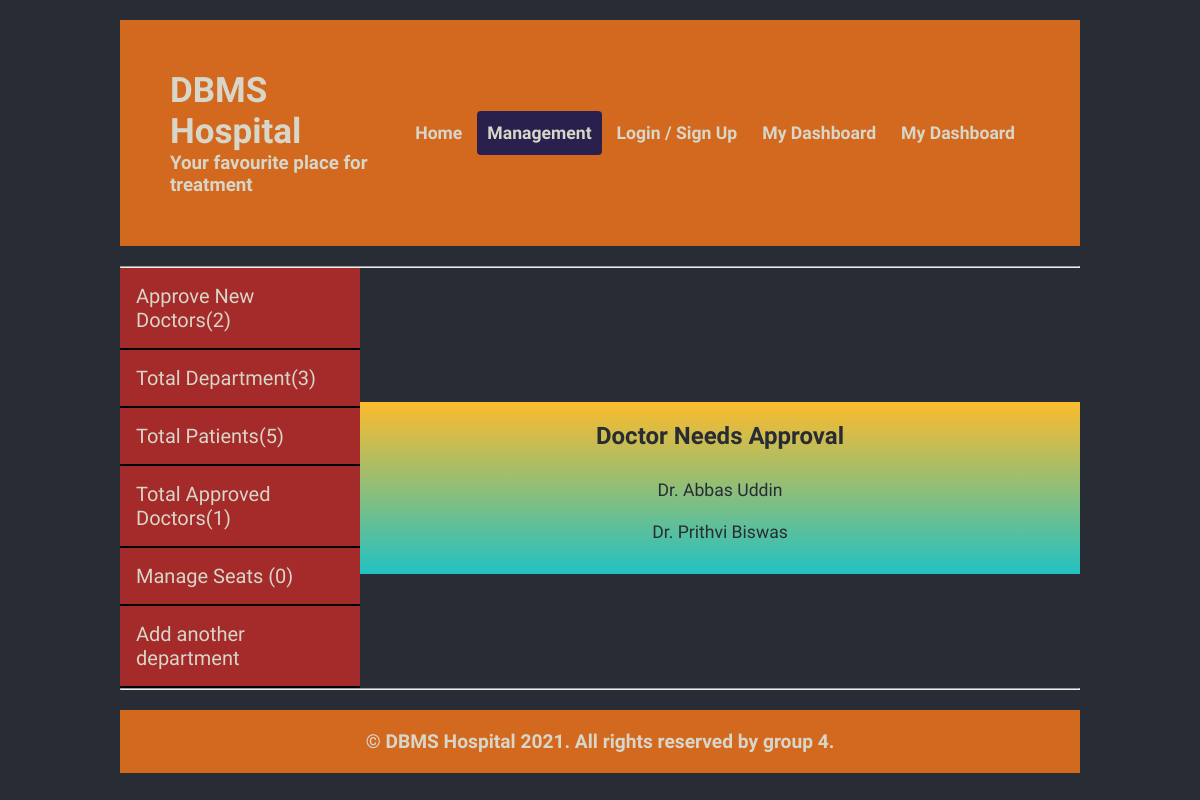
/management_dashboard.php, run on an earlier commit of the app's database.
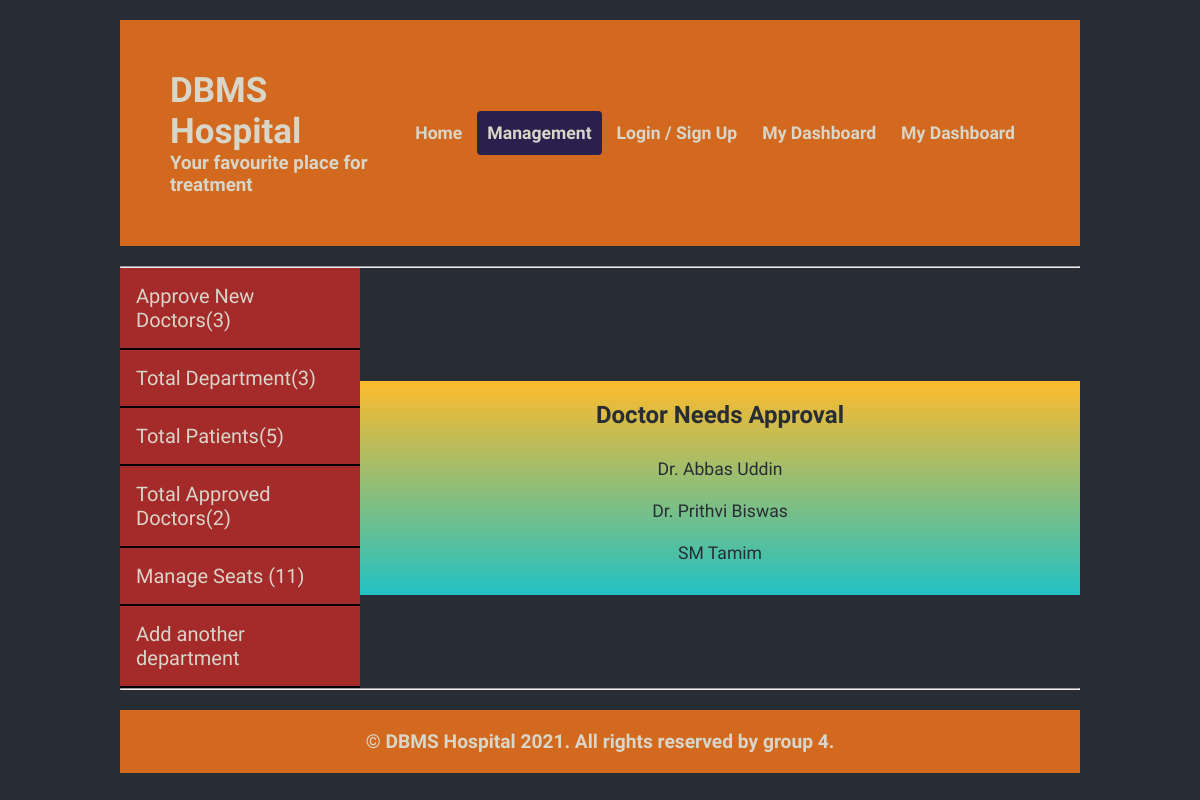
And on a later commit of the database.
### tables this page shows
CREATE TABLE IF NOT EXISTS `doctors` (
  `d_id` int(11) NOT NULL AUTO_INCREMENT,
  `d_email` varchar(25) NOT NULL,
  `d_name` varchar(30) NOT NULL,
  `d_contact` int(15) NOT NULL,
  `d_education` varchar(200) DEFAULT NULL,
  `d_routine` varchar(50) DEFAULT NULL,
  `d_password` varchar(35) NOT NULL,
  `d_approved` tinyint(1) NOT NULL DEFAULT '0',
  `d_department_id` int(5) DEFAULT NULL,
  PRIMARY KEY (`d_id`),
  UNIQUE KEY `username` (`d_email`)
);

### action.php (called while the page is built, shortened)
<?php
    include 'db_con.php';
    class Process extends Database{
        public function return_sql_result($table,$term="", $content="", $order_by_term="", $order_by_type="",$limit=""){
            $sql = "SELECT * FROM $table ";
            if(!empty($term)){
                $sql.="WHERE $term =$content";
            }
            if($order_by_type!= "" && $order_by_term!=""){
                $sql.= " ORDER BY ".$order_by_term." ".$order_by_type;
            }
            return mysqli_query($this->conn, $sql);
        }
    }
    $obj = new Process;

### db_con.php (called while the page is built, shortened)
<?php
    class Database{
        function __construct()
        {
            $this->conn = mysqli_connect(DB_HOST,DB_USER,DB_PASS,DB_NAME);
        }
    }
?>

### management_dashboard.php (the view, shortened to what this page needs)
<?php
    include 'action.php';
    $unap_doc_sql = $obj->return_sql_result("doctors", "d_approved", "0");
    $unapproved_doc_count = mysqli_num_rows($unap_doc_sql);
    $dep_sql = $obj->return_sql_result("departments", "", "", "dep_name", "ASC");
    $total_dept = mysqli_num_rows($dep_sql);
    $pat_sql = $obj->return_sql_result("patients");
    $total_patients = mysqli_num_rows($pat_sql);
    $doc_sql = $obj->return_sql_result("doctors","d_approved", 1);
    $doc_count = mysqli_num_rows($doc_sql);
    $booked_seat = $obj->return_sql_result("seat_booking", 'seat_status', 0);
    $booked_seat_count = mysqli_num_rows($booked_seat);
?>
<!DOCTYPE html>
<html lang="en">
<head>
    <link rel="stylesheet" href="assets/css/style.css">
</head>
<body>
    <div class="content_wrapper">
        <div class="wrapper">
            <header>
                <div class="logo">
                    <h2>DBMS Hospital</h2>
                    <h3>Your favourite place for treatment</h3>
                </div>
                <nav id="main_nav">
                    <ul class="nav_buttons">
                        <li><a href="index.php">Home
                        </a></li>
                        <li><a href="management_dashboard.php" class="active-main-nav">
                            Management
                        </a></li>
                        <li><a href="sign-in-or-sign-up.php">
                            Login / Sign Up
                        </a></li>
                        <li><a href="patient_dashbord.php">
                            My Dashboard
                        </a></li>
                        <li><a href="doctor_dashboard.php">
                            My Dashboard
                        </a></li>
                    </ul>
                </nav>
            </header>
        </div>
    </div>
    <div class="content_wrapper">
        <div class="wrapper">
            <hr>
            <section class="management_view">
                <nav class="secondary_nav">
                <ul>
                    <li><a href="#doctor_approval">
                        Approve New Doctors(<?php echo $unapproved_doc_count; ?>)</a>
                    </li>
                    <li>
                        <a href="#departments">
                            Total Department(<?php echo $total_dept; ?>)
                        </a>
                    </li>
                    <li>
                        <a href="#all_patitents">
                            Total Patients(<?php echo $total_patients; ?>)
                        </a>
                    </li>
                    <li>
                        <a href="#approved_doctors">
                            Total Approved Doctors(<?php echo $doc_count; ?>)
                        </a>
                    </li>
                    <li>
                        <a id="seat_management_tab" href="#seat_list_management">
                            Manage Seats (<span id="booked_seat_count"><?php echo $booked_seat_count; ?></span>)
                        </a>
                    </li>
                    <li>
                        <a href="#add_another_dept">
                            Add another department
                        </a>
                    </li>
                </ul>
                </nav>
            <div class="item_according_to_link">
                <div id="doctor_approval" class="single-item-design">
                    <h2>Doctor Needs Approval</h2>
                    <ul class="doctor_approval_list">
                        <?php
                            while($row = mysqli_fetch_assoc($unap_doc_sql)){
                                echo '<li><a href="doctor.php?doc_id=';
                                echo $row["d_id"];
                                echo '">'.$row["d_name"].'</a></li>';
                            }
                        ?>
                    </ul>
                </div>
            </div>
            </section>
            <hr>
        </div>
        </div>
    <?php
        include 'footer.php';
    ?>

### footer.php (shortened to what this page needs)
    <footer>
        <div class="content_wrapper">
            <div class="wrapper">
                <div class="copyright">
                    &copy; DBMS Hospital 2021. All rights reserved by group 4.
                </div>
            </div>
        </div>
    </footer>
    </body>
</html>

### assets/css/style.css (style rules this page uses)
* { margin: 0; padding: 0; box-sizing: border-box; font-family: 'Lobster Two', cursive; transition: all 0.5s ease; }
body { background-color: #282C34; color: #d8d5c9; overflow-x: hidden!important; }
.content_wrapper { width: 100%; margin-top: 20px; }
.wrapper { width: 80% ; margin: 0 auto; }
header { display: flex; justify-content: space-between; align-items: center; background-color: chocolate; padding: 50px; }
div.logo h2 { font-size: 35px; }
nav#main_nav ul.nav_buttons { display: flex; list-style-type: none; width: max-content; }
nav#main_nav ul.nav_buttons li { margin-right: 5px; }
nav#main_nav ul.nav_buttons li a { padding: 12px 10px; background-color: chocolate; text-decoration: none; color: #d8d5c9; font-weight: 700; font-size: 1.1em; }
.active-main-nav { background-color: rgb(42, 32, 77)!important; border-radius: 4px!important; }
footer .wrapper { background: chocolate; box-shadow: #282C34; margin: 20px auto; }
.copyright { width: max-content; margin: 0 auto; padding: 20px; text-align: center; font-weight: bold; font-size: 1.2em; }
nav.secondary_nav { width: 25%; }
nav.secondary_nav ul { list-style: none; display: flex; flex-direction: column; }
nav.secondary_nav ul li { background-color: brown; border-bottom: 2px solid black; }
nav.secondary_nav ul li a { padding: 16px; color: #d8d5c9; display: block; text-decoration: none; font-size: 20px; }
section.management_view, section.patient_view { display: flex; align-items: center; }
div.item_according_to_link { width: 75%; margin: 0 auto; margin-top: 20px; }
div.item_according_to_link div { text-align: center; background: rgb(34,193,195); background: linear-gradient(0deg, rgba(34,193,195,1) 0%, rgba(253,187,45,1) 100%); }
div.single-item-design { display: flex; flex-direction: column; color: #282C34; }
div.single-item-design h2 { margin-top: 20px; }
div.single-item-design ul { margin: 20px 0px; margin-left: 0; list-style: none; }
div.single-item-design ul li a { text-decoration: none; color: #282C34; display: block; font-size: 1.1em; width: max-content; justify-content: center; align-items: center; margin: 0 auto; padding: 10px 40px; border-bottom:2px solid transparent; }

What changed in the data, as far as the page shows it:
added doctors: d_name "SM Tamim"
Also different on the page:
$unapproved_doc_count: "2" → "3"
$doc_count: "1" → "2"
$booked_seat_count: "0" → "11"
